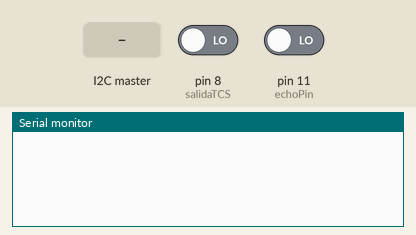
This sketch was run on a simulated Arduino Uno, built with avr-gcc and run on an emulated ATmega328P. On the bench: the last lines printed to the serial monitor. The test bench sets the inputs (shaded band); at power-on: pin 8 (salidaTCS) LOW, pin 11 (echoPin) LOW.

Above: at 1.2 s.
1.3 s: the I2C master sends the byte 1
At 1.9 s:
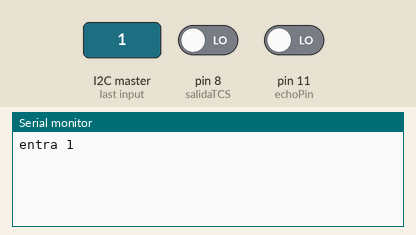
4.3 s: the I2C master sends the byte 0
At 9.6 s:
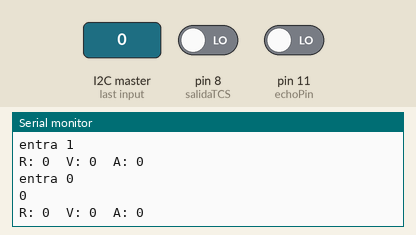

The sketch:

Arduino_Esclavo.ino
```cpp
#include "Wire.h"
#define s0 4
#define s1 5
#define s2 6
#define s3 7
#define salidaTCS 8

bool cont = true;
byte CODE;
byte entra = 0;

int trigPin = 12;
int echoPin = 11;
int pingTravelTime;


void setup() {
  pinMode(s0, OUTPUT);
  pinMode(s1, OUTPUT);
  pinMode(s2, OUTPUT);
  pinMode(s3, OUTPUT);
  pinMode(salidaTCS, INPUT);
  pinMode(trigPin, OUTPUT);
  pinMode(echoPin, INPUT);

  digitalWrite(s0, HIGH);
  digitalWrite(s1, LOW);

  Serial.begin(9600);

  Wire.begin(0x01);
  Wire.onReceive(EntradaSolicitud);
  Wire.onRequest(Peticion);
}

void loop() {
  if (entra == 0) {
    digitalWrite(s2, LOW);
    digitalWrite(s2, LOW);
    int rojo = pulseIn(salidaTCS, LOW);
    delay(200);

    digitalWrite(s2, HIGH);
    digitalWrite(s2, HIGH);
    int verde = pulseIn(salidaTCS, LOW);
    delay(200);

    digitalWrite(s2, LOW);
    digitalWrite(s2, HIGH);
    int azul = pulseIn(salidaTCS, LOW);
    delay(200);

    Serial.print("R: ");
    Serial.print(rojo);

    Serial.print("\t");

    Serial.print("V: ");
    Serial.print(verde);

    Serial.print("\t");

    Serial.print("A: ");
    Serial.print(azul);

    Serial.print("\n");

    if (rojo >= 100 && rojo <= 130 && verde >= 30 && verde <= 55 && azul >= 30 && azul <= 60) {
      Serial.println("VERDE");
      CODE = 1;
    } else if (rojo >= 180 && rojo <= 250 && verde >= 45 && verde <= 60 && azul >= 45 && azul <= 60) {
      Serial.println("CELESTE");
      CODE = 2;
    } else if (rojo >= 55 && rojo <= 100 && verde >= 25 && verde <= 55 && azul >= 30 && azul <= 60) {
      Serial.println("AMARILLO");
      CODE = 3;
    }
  } else {
    digitalWrite(trigPin, LOW);
    delayMicroseconds(2);
    digitalWrite(trigPin, HIGH);
    delayMicroseconds(10);
    pingTravelTime = pulseIn(echoPin, HIGH);
    digitalWrite(trigPin, LOW);
    Serial.println(pingTravelTime);

    if(pingTravelTime >= 150 && pingTravelTime <= 210){
      Serial.println("GRANDE");
      CODE = 4;
    }else if (pingTravelTime >= 240 && pingTravelTime<= 290){
      Serial.println("MEDIANO");
      CODE = 5;
    }else if (pingTravelTime>=420 && pingTravelTime<= 500){
      Serial.println("PEQUENO");
      CODE = 6;
    }
  }
}

//-------EVENTO DE ENTRADA--- ENVIADO POR EL MAESTRO---
void EntradaSolicitud(int re) {
  while (Wire.available()) {
    entra = Wire.read();
  }
  Serial.print("entra ");
  Serial.println(entra);
}
//-----EVENTO DE PETICIÓN--- SOLICITADO POR EL MAESTRO---
void Peticion() {
  Serial.println(CODE);
  Wire.write(CODE);
}
```

Measured:
- after the input at 1.3 s, the serial monitor: prints a new line at once (image 1)
- after the input at 4.3 s, the serial monitor: prints a new line at once (image 2)
